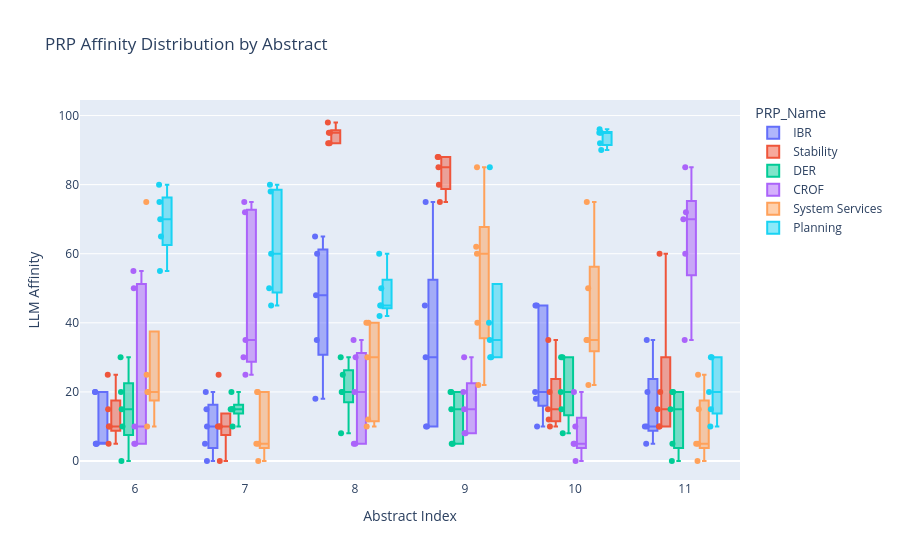

Write notebook code for a chart like this one.
### Markdown cell above
# PRP Affinity level
Affinity level of an **abstract** to each **primary research programme** (PRP)

### Code cell
fig = px.box(
    prp_df,
    x='Abstract_Index',
    y='LLM_Affinity',
    points='all',
    color = 'PRP_Name',
    title=f'PRP Affinity Distribution by Abstract'
 )
fig.update_xaxes(range=[5.5,11.5])
fig.update_layout(xaxis_title='Abstract Index', yaxis_title='LLM Affinity')
fig.show()

### Figure 1 — Plotly figure (JSON) as saved in the notebook; plotly's stock layout.template omitted (floating-point values rounded to 4 significant figures; data arrays with more than 128 entries replaced by an {"elided": "..."} marker saying what was removed)
{"data": [{"alignmentgroup": "True", "boxpoints": "all", "hovertemplate": "PRP_Name=IBR<br>Abstract_Index=%{x}<br>LLM_Affinity=%{y}<extra></extra>", "legendgroup": "IBR", "marker": {"color": "#636efa"}, "name": "IBR", "notched": false, "offsetgroup": "IBR", "orientation": "v", "showlegend": true, "type": "box", "x": {"elided": "500 int values"}, "x0": " ", "xaxis": "x", "y": {"elided": "500 float values"}, "y0": " ", "yaxis": "y"}, {"alignmentgroup": "True", "boxpoints": "all", "hovertemplate": "PRP_Name=Stability<br>Abstract_Index=%{x}<br>LLM_Affinity=%{y}<extra></extra>", "legendgroup": "Stability", "marker": {"color": "#EF553B"}, "name": "Stability", "notched": false, "offsetgroup": "Stability", "orientation": "v", "showlegend": true, "type": "box", "x": {"elided": "500 int values"}, "x0": " ", "xaxis": "x", "y": {"elided": "500 float values"}, "y0": " ", "yaxis": "y"}, {"alignmentgroup": "True", "boxpoints": "all", "hovertemplate": "PRP_Name=DER<br>Abstract_Index=%{x}<br>LLM_Affinity=%{y}<extra></extra>", "legendgroup": "DER", "marker": {"color": "#00cc96"}, "name": "DER", "notched": false, "offsetgroup": "DER", "orientation": "v", "showlegend": true, "type": "box", "x": {"elided": "500 int values"}, "x0": " ", "xaxis": "x", "y": {"elided": "500 float values"}, "y0": " ", "yaxis": "y"}, {"alignmentgroup": "True", "boxpoints": "all", "hovertemplate": "PRP_Name=CROF<br>Abstract_Index=%{x}<br>LLM_Affinity=%{y}<extra></extra>", "legendgroup": "CROF", "marker": {"color": "#ab63fa"}, "name": "CROF", "notched": false, "offsetgroup": "CROF", "orientation": "v", "showlegend": true, "type": "box", "x": {"elided": "500 int values"}, "x0": " ", "xaxis": "x", "y": {"elided": "500 float values"}, "y0": " ", "yaxis": "y"}, {"alignmentgroup": "True", "boxpoints": "all", "hovertemplate": "PRP_Name=System Services<br>Abstract_Index=%{x}<br>LLM_Affinity=%{y}<extra></extra>", "legendgroup": "System Services", "marker": {"color": "#FFA15A"}, "name": "System Services", "notched": false, "offsetgroup": "System Services", "orientation": "v", "showlegend": true, "type": "box", "x": {"elided": "500 int values"}, "x0": " ", "xaxis": "x", "y": {"elided": "500 float values"}, "y0": " ", "yaxis": "y"}, {"alignmentgroup": "True", "boxpoints": "all", "hovertemplate": "PRP_Name=Planning<br>Abstract_Index=%{x}<br>LLM_Affinity=%{y}<extra></extra>", "legendgroup": "Planning", "marker": {"color": "#19d3f3"}, "name": "Planning", "notched": false, "offsetgroup": "Planning", "orientation": "v", "showlegend": true, "type": "box", "x": {"elided": "500 int values"}, "x0": " ", "xaxis": "x", "y": {"elided": "500 float values"}, "y0": " ", "yaxis": "y"}], "layout": {"boxmode": "group", "legend": {"title": {"text": "PRP_Name"}, "tracegroupgap": 0}, "title": {"text": "PRP Affinity Distribution by Abstract"}, "xaxis": {"anchor": "y", "domain": [0, 1], "range": [5.5, 11.5], "title": {"text": "Abstract Index"}}, "yaxis": {"anchor": "x", "domain": [0, 1], "title": {"text": "LLM Affinity"}}}}
